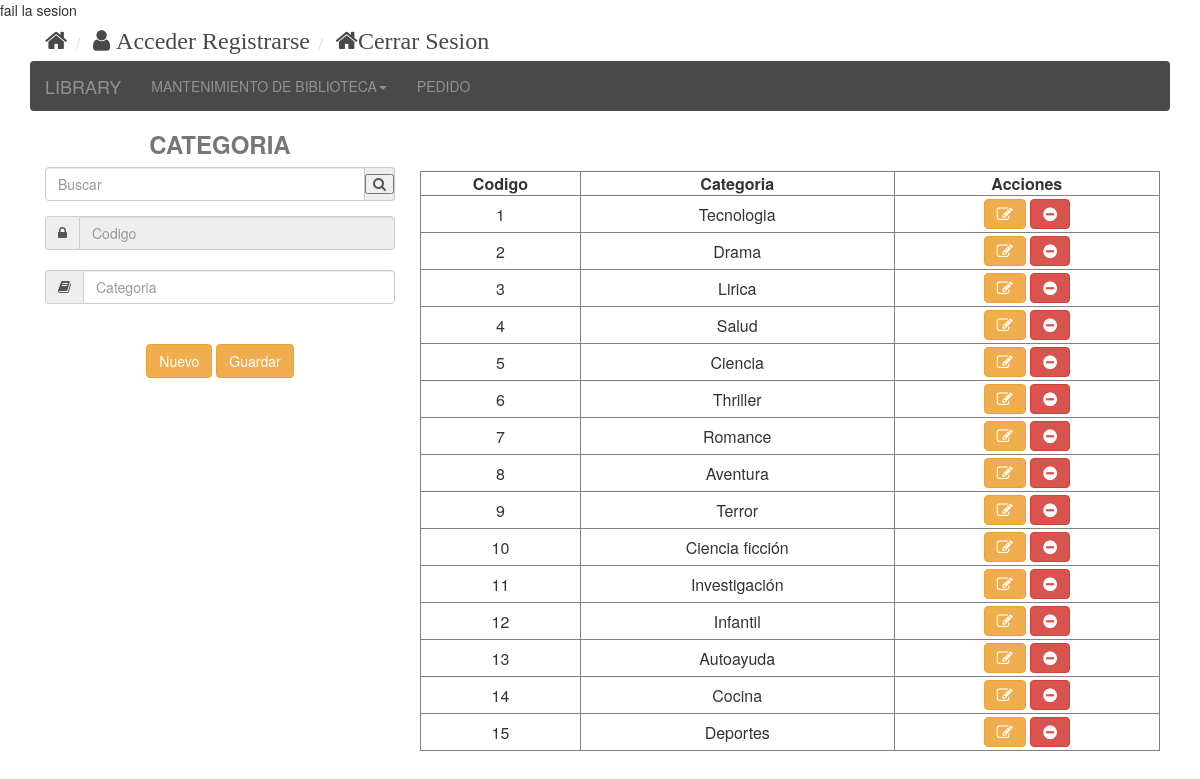
The page /formularios/frmCategoria.php on the database its author committed.
### tables this page shows
CREATE TABLE `tblcategoria` (
  `idCategoria` int(11) NOT NULL,
  `nombreCategoria` varchar(50) NOT NULL
);

### clases/conexion.php (called while the page is built, shortened)
<?php
class Conexion
{
    protected $conexion;
	public function __construct()
    {
		$this->conexion = mysqli_connect(HOST, USER, PASS,DBNAME);
		        return true;
	}
    public function ejecutarSql($sql)
    {
		$rs = mysqli_query($this->conexion,$sql);
		$sql	= "SELECT last_insert_id();";
		$rsId	= mysqli_query($this->conexion,$sql);
		$id		= mysqli_fetch_row($rsId);
		return $rs;
    }
}
?>

### procesos/categoria.php (the view, shortened to what this page needs)
<?php
include('../clases/conexion.php');
function mostrarDatos($bdConexion,$hCodigo,$txtTipo, $txtBuscar)
{
	$sqlMostrar = "SELECT * FROM tblcategoria
                       WHERE
                       idCategoria LIKE '%".$txtBuscar."%' OR
                       nombreCategoria LIKE '%".$txtBuscar."%'";
	$rsMostrar = $bdConexion->ejecutarSql($sqlMostrar);
	print '	<tr >
				<th >Codigo</th>
				<th>Categoria</th>
				<th >Acciones</th>
			</tr>';
	while($fila = mysqli_fetch_array($rsMostrar))
	{
		print "<tr>
				<td>".$fila['idCategoria']."</td>
				<td>".$fila['nombreCategoria']."</td>
				<td align='center'>
					<a href='frmCategoria.php?accion=editar&hCodigo=".$fila['idCategoria']."&txtCategoria=".$fila['nombreCategoria']."'>
					<button type='submit' class='btn btn-warning  fa fa-edit'></button>
					</a>
					<a href='frmCategoria.php?accion=eliminar&hCodigo=".$fila['idCategoria']."&txtCategoria=".$fila['nombreCategoria']."' onclick='return eliminarItem();'>
					<button type='submit' class='btn btn-danger  fa fa-minus-circle'></button>
					</a>
				</td>
			   </tr>";
	}
}
?>

### css/stylefrm.css (style rules this page uses)
html,body { margin: 0px; padding: 0px; }
td { padding: 3px; }
th { text-align: center; }

### rows shown on the page
tblcategoria: idCategoria "1", nombreCategoria "Tecnologia"
tblcategoria: idCategoria "2", nombreCategoria "Drama"
tblcategoria: idCategoria "3", nombreCategoria "Lirica"
tblcategoria: idCategoria "4", nombreCategoria "Salud"
tblcategoria: idCategoria "5", nombreCategoria "Ciencia"
tblcategoria: idCategoria "6", nombreCategoria "Thriller"
tblcategoria: idCategoria "7", nombreCategoria "Romance"
tblcategoria: idCategoria "8", nombreCategoria "Aventura"
tblcategoria: idCategoria "9", nombreCategoria "Terror"
tblcategoria: idCategoria "10", nombreCategoria "Ciencia ficción"
tblcategoria: idCategoria "11", nombreCategoria "Investigación"
tblcategoria: idCategoria "12", nombreCategoria "Infantil"
tblcategoria: idCategoria "13", nombreCategoria "Autoayuda"
tblcategoria: idCategoria "14", nombreCategoria "Cocina"
tblcategoria: idCategoria "15", nombreCategoria "Deportes"

### other values the page prints
$this->usuario "Acceder Registrarse"
